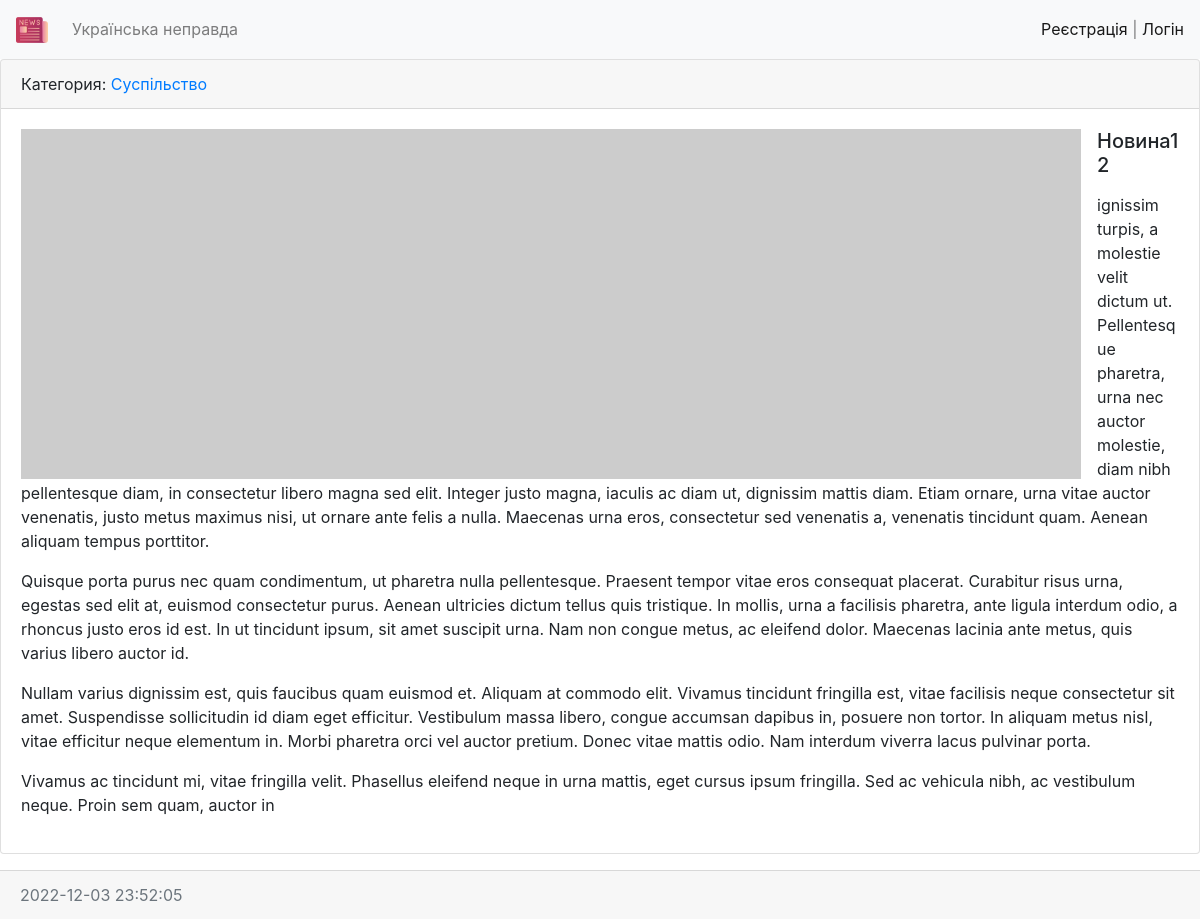
Page /news/36/ on the committed database.
### news/models.py (models this page shows, shortened)
class News(models.Model):
    title = models.CharField(max_length=150, verbose_name='Назва')
    content = models.TextField(blank=True, verbose_name='Вміст')
    created_at = models.DateTimeField(auto_now_add=True, verbose_name='Дата створення')
    updated_at = models.DateTimeField(auto_now=True, verbose_name='Дата оновлення')
    photo = models.ImageField(upload_to='photo/%Y/%m/%d', verbose_name='фото', blank=True)
    is_published = models.BooleanField(default=False, verbose_name='опубліковано')
    category = models.ForeignKey('Category', on_delete=models.PROTECT, null=True, verbose_name='категорія')
    views = models.IntegerField(default=0)
    class Meta:
        verbose_name = 'Новина'
        verbose_name_plural = 'Новини'
        ordering = ['-created_at']

class Category(models.Model):
    title = models.CharField(max_length=150, db_index=True, verbose_name='Категорія')
    def get_absolute_url(self):
        return reverse('category', kwargs={'category_id': self.pk})
    def __str__(self):
        return self.title
    class Meta:
        verbose_name = 'Категорія'
        verbose_name_plural = 'Категорії'
        ordering = ['title']

### news/views.py (the view)
# urls.py: path('news/<int:pk>/', ViewNews.as_view(), name='view_news'),
class ViewNews(DetailView):
    model = News
    context_object_name = 'news_item'

### news/templates/news/news_detail.html (shortened to what this page needs)
{% extends 'base.html' %}
{% block content %}
<div class="card mb-3">
    <div class="card-header">
        Категория: <a href="{{ news_item.category.get_absolute_url }}">{{ news_item.category }}</a>
    </div>
    <div class="card-body">
        {% if news_item.photo %}
            <img src="{{ news_item.photo.url }}" alt="" width="350" class="float-left mr-3">
        {% else %}
            <img src="https://picsum.photos/id/1060/350/235/?blur=2" alt="" class="float-left mr-3">
        {% endif %}
        <h5 class="card-title">{{ news_item.title }}</h5>
        <p class="card-text">{{ news_item.content|safe|linebreaks }}</p>
    </div>
    </div>
    <div class="card-footer text-muted">
        {{ news_item.created_at|date:"Y-m-d H:i:s" }}
    </div>
{% endblock %}

### rows in the picture
News: category "Суспільство", title "Новина12", content "ignissim turpis, a molestie velit dictum ut. Pellentesque pharetra, urna nec auctor molestie, diam nibh pellentesque diam, in consectetur libero magna sed elit. Integer justo magna, iaculis ac diam ut, dignissim mattis diam. Etiam ornare, urna vitae auctor venenatis, justo metus maximus nisi, ut ornare ante felis a nulla. Maecenas urna eros, consectetur sed venenatis a, venenatis tincidunt quam. Aenean aliquam tempus porttitor. Quisque porta purus nec quam condimentum, ut pharetra nulla pellentesque. Praesent tempor vitae eros consequat placerat. Curabitur risus urna, egestas sed elit at, euismod consectetur purus. Aenean ultricies dictum tellus quis tristique. In mollis, urna a facilisis…", created_at "2022-12-03 23:52:05"
